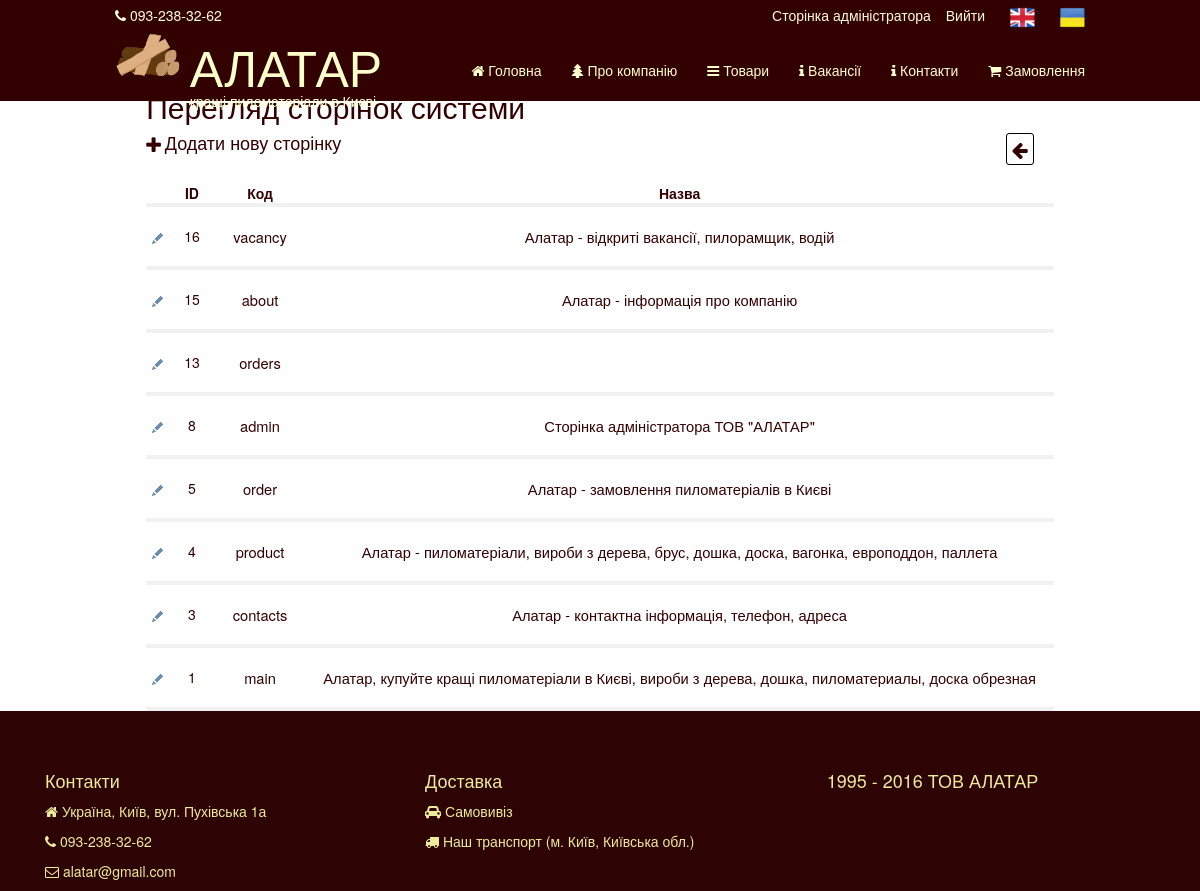
Screenshot of /pages_ukr/browse (signed in) with the database file from the repository.
### tables this page shows
CREATE TABLE IF NOT EXISTS `pages_ukr` (
  `id` int(11) NOT NULL AUTO_INCREMENT,
  `code` varchar(200) NOT NULL,
  `caption` text,
  `content` text,
  `isContainer` tinyint(4) DEFAULT NULL,
  PRIMARY KEY (`id`),
  UNIQUE KEY `code` (`code`)
);

### adminka/pages_ukr.php (called while the page is built, shortened)
<?php
include 'views/header.php';
include_once('adminka/iDataSet.php');
$table = new Tables('pages_ukr', 'Сторінки', 'code', 'id', Page::$db, 'Таблиця: Сторінки');
$table->addField('id', 'int', 'ID', true, false, true, false);
$table->addField('code', 'text', 'Код', false, false, true, false);
$table->addField('caption', 'text', 'Назва', false, true, true, false);
$table->addField('content', 'varchar', 'Зміст', false, true, false, false);
$table->addField('isContainer', 'boolean', 'Контейнер', false, true, false, false);
$table_view = $table->handle();
include 'views/pages_view.php';
include 'views/footer.php';

### index.php (called while the page is built, shortened)
<?php
require_once 'core.php';

### Recordset.php (called while the page is built, shortened)
<?php
INCLUDE 'DB.php';
class Recordset {
    private $database;
    private $sth;
    private $dbh;
    public function __construct(){
        $this->database = DB::get();
    }
    public function connect(){
        $this->dbh = $this->database->connect();
    }
    public function nextRow(){
        return $this->sth->fetch();
    }
    public function SQL(){
        $args = func_get_args();
        $query = $args[0];
        $argsCount = count($args);
        if($argsCount > 1){
            if(is_array($args[1])){
                $this->sth = $this->dbh->prepare($query);
                $this->sth->execute($args[1]);
            }
            else{
                array_shift($args);
                $this->sth = $this->dbh->prepare($query);
                $this->sth->execute($args);
            }
        }
        else{
            $this->sth = $this->dbh->query($query);
        }
    }
}
?>

### DB.php (called while the page is built, shortened)
<?php
class DB{
    private static $instance;
    private $host = "localhost";
    private $dbname = "AlatarDB";
    private $user = "root";
    private $pass = "";
    public static function get(){
        if (self::$instance === null){
            self::$instance = new DB();
        }
        return self::$instance;
    }
    public function connect(){
        try{
            $this->dbh = new PDO("mysql:host=".$this->host.";dbname=".$this->dbname, $this->user, $this->pass);
            return $this->dbh;
        } catch(PDOException $e){
            $this->connected = false;
            echo $e->getMessage();
        }
    }
}
?>

### adminka/iDataSet.php (the view, shortened to what this page needs)
<?php
include_once 'Recordset.php';
class Tables{
    public $table_name, $fields = array(), $caption, $order;
    public $result, $db, $values, $fk, $subTable=null, $browseTitle;
    public static $action, $page_code, $searchValue;
    public $searchField, $searchFieldPlaceholder;
    public function __construct($name, $title, $foreignKey, $order, $db, $browseTitle){
        $this->table_name = $name;
        $this->fk = $foreignKey;
        $this->order = $order;
        $this->db = $db;
    }
    public function addField($fieldName, $fieldType, $fieldTitle, $autoincrement, $displayedit, $displayBrowse, $booleanTitle){
        $this->fields[$fieldName] = new Field($fieldName, $fieldType, $fieldTitle, $autoincrement, $displayedit, $displayBrowse, $booleanTitle);
    }
    public function handle(){
        switch(self::$action){
            case 'browse':
                return $this->displayBrowse();
                break;
        }
    }
    public function parseUrl(){
        $url = explode('/', $_SERVER['REQUEST_URI']);
        array_shift($url);
        if($_GET){
            $v1 = explode('?', $url[1]);
            $v2 = explode('=', $v1[1]);
            if($v2[0] == $this->searchField) {
                self::$action = $v1[0];
                self::$searchValue = $v2[1];
            }
        }
        else
            self::$action = $url[1];
        return self::$action;
    }
    public function displayBrowse(){
        if(self::$searchValue)
            $this->db->SQL($this->searchBrowseSQL());
        else
            $this->db->SQL($this->browseSql($this->table_name));
        $this->result .= '<table class="admin-view-table"><tr><th></th>';
        foreach($this->fields as $row){
            if($row->displayBrowse) {
                $this->result .= '<th>' . $row->title . '</th>';
            }
        }
        while($row = $this->db->nextRow()){
            $i = 0;
            $this->result .= '<tr><td><a href="/'.$this->table_name.'/edit/'.$row[$this->fk].'" title="Редагувати"><img src="/images/edit.gif" </a></td>';
            foreach($this->fields as $fld){
                if($fld->displayBrowse) {
                    $this->result .= "<td>" . $fld->displayBrowse($row[$i]) . "</td>";
                    $i++;
                }
            }
            $this->result .= '</tr>';
        }
        $this->result .= '</table></div></div>';
        return $this->result;
    }
    private function browseSql($table){
        $flds = '';
        $comma=false;
        foreach($this->fields as $fld){
            if($fld->displayBrowse) {
                if($comma)
                    $flds.=',';
                $flds .= $fld->name;
                $comma=true;
            }
        }
        $sql = "SELECT $flds FROM $table ORDER BY $this->order desc";
        return $sql;
    }
}
class Field{
    public $name, $type, $title, $autoincrement=false, $element, $displayEdit, $displayBrowse, $booleanTitle;
    public function __construct($name, $type, $title, $autoincrement, $displayEdit, $displayBrowse, $booleanTitle){
        $this->type = $type;
        $this->title = $title;
    }
    public function displayBrowse($value){
        switch($this->type){
            case 'text':
                $this->element = '<span class="browse-div-text" title="'.$this->title.'">'.$value.'</span>';
                break;
            case 'int':
                $this->element = '<div title="'.$this->title.'">'.$value.'</div>';
                break;
        }
        return $this->element;
    }
}

### adminka/css/admin.css (style rules this page uses)
.admin-view-table .browse-div-text { max-width: 95px; height: 50px; overflow: hidden; font-size: 11pt; margin: 3px; }
.admin-view-table tr,textarea { background-color: #fff; }
.admin-view-table tr { border-bottom: 4px solid #F1F1F1; }
.admin-view-table tr td:first-of-type, td:nth-of-type(2) { padding: 6px; }
.admin-view-table td,th { text-align: center; }
.admin-view-table th { padding: 0 5px; }
.admin-view-table td:nth-child(3) .browse-div-text { line-height: 3.5em; word-break: normal; }
.admin-view-table tr:not(:first-of-type) { height: 4.5em; }
.admin-view-table td:last-of-type .browse-div-text { line-height: 14pt; vertical-align: middle; max-width: 130px; }
.admin-view-table td { padding: 0px 15px; }

### css/site.css (style rules this page uses)
body { background-color: #ffffff; color: #330000; }
html, body { height: 100%; }
body { padding-top: 90px; }
a { color: #330000; }

### views/footer.php (style rules this page uses)
html { position: relative; }

### rows the page displays
pages_ukr: id "16", code "vacancy Алатар - відкриті вакансії, пилорамщик, водій"
pages_ukr: id "15", code "about Алатар - інформація про компанію"
pages_ukr: id "13", code "orders"
pages_ukr: id "8", code "admin Сторінка адміністратора ТОВ \"АЛАТАР\""
pages_ukr: id "5", code "order Алатар - замовлення пиломатеріалів в Києві"
pages_ukr: id "4", code "product Алатар - пиломатеріали, вироби з дерева, брус, дошка, доска, вагонка, европоддон, паллета"
pages_ukr: id "3", code "contacts Алатар - контактна інформація, телефон, адреса"
pages_ukr: id "1", code "main Алатар, купуйте кращі пиломатеріали в Києві, вироби з дерева, дошка, пиломатериалы, доска обрезная"

### other values shown
Page::$local_const['static']['Alatar'] "АЛАТАР"
Page::$local_const['static']['Alatar_subtext'] "кращі пиломатеріали в Києві"
Page::$local_const['static']['main_page'] "Головна"
Page::$local_const['static']['about'] "Про компанію"
Page::$local_const['static']['products'] "Товари"
Page::$local_const['static']['vacancy'] "Вакансії"
Page::$local_const['static']['contacts'] "Контакти"
Page::$local_const['static']['order'] "Замовлення"
$row->title "ID Код Назва"
Page::$local_const['static']['adress'] "Україна, Київ, вул. Пухівська 1а"
Page::$local_const['static']['delivery'] "Доставка"
Page::$local_const['static']['self_delivery'] "Самовивіз"
Page::$local_const['static']['our_transport'] "Наш транспорт (м. Київ, Київська обл.)"
Page::$local_const['static']['Alatar_footer'] "1995 - 2016 ТОВ АЛАТАР"
